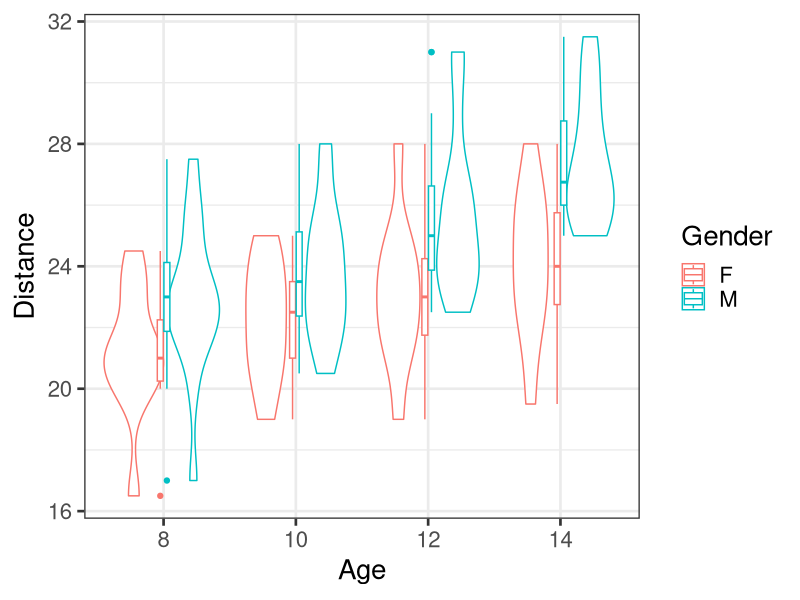
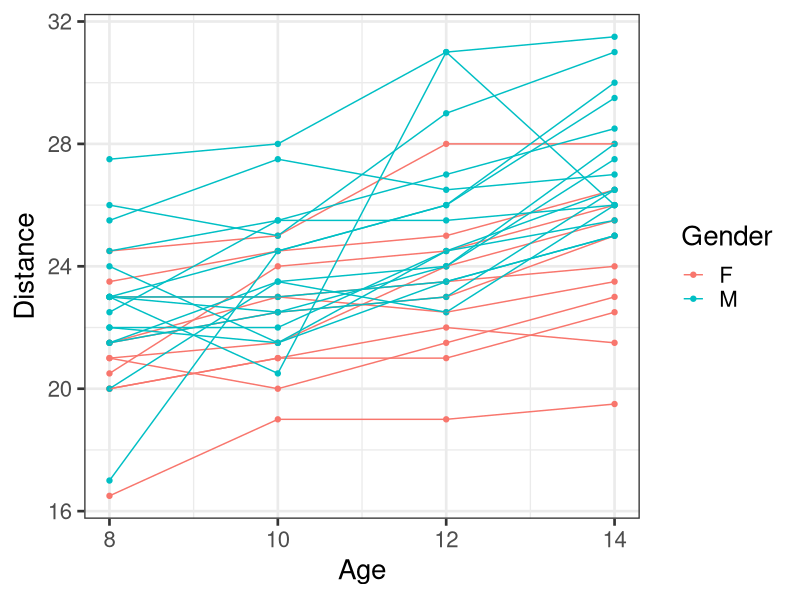
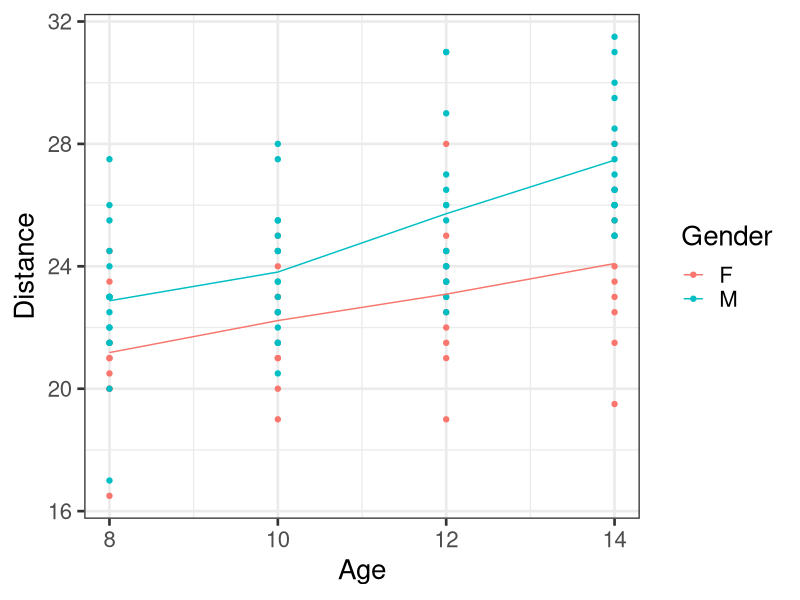

Write R code to recreate these figures, in order.
## ---- chunk 1
library(here)
library(tidyverse)
library(geepack)
library(lme4)
library(kableExtra)
knitr::opts_knit$set(root.dir = here())
knitr::opts_chunk$set(warning = FALSE, message = FALSE)
theme_set(theme_bw(base_size = 20)) # Use black/white theme and increase font size for all ggplot 
## ---- chunk 2
#| echo: True
x <- c(1,2,3)
## ---- chunk 3
#| echo: TRUE

dental <- read.table(here("datasets", "dentalstudy.txt"), header = TRUE)
head(dental)
tail(dental)
## ---- chunk 4
#| echo: TRUE
library(dplyr)
dentallong <- dental %>%
  pivot_longer(cols = starts_with("distance"),
               names_to = "age",
               # this removes "distance_age" from the values
               names_prefix = "distance_age", 
               values_to = "distance",
  ) %>%
  # convert age to numeric
  mutate(age = as.numeric(age)) %>%
  # create new variable indicating measurement occasion
  group_by(id) %>%
  mutate(time = row_number()) %>%
  ungroup()
dentallong
## ---- chunk 5
#| echo: FALSE
#| eval: TRUE
library(kableExtra)
dentallong %>% 
  group_by(gender, age) %>% 
  summarise(n = n_distinct(id),
            meandist = mean(distance), 
            sddist = sd(distance)) %>%
  kable(digits = 2,
        col.names = c("Gender", "Age", "N", "Mean", "SD"),
        caption = "Descriptive statistics of distance (mm) 
        from center of pituitary gland to pteryomaxillary 
        fissure by gender and age") 
## ---- chunk 6
#| echo: TRUE

dentallong %>%
  ggplot(aes(x = as.factor(age), y = distance, color = gender)) +
    geom_violin() +
    geom_boxplot(width = 0.1) + 
    labs(y = "Distance", x = "Age", color = "Gender")
## ---- chunk 7
#| echo: TRUE

dentallong %>%
  ggplot(aes(x = age, y = distance, color = gender)) +
  geom_point(size = 1.5) +    # draw points
  geom_line(aes(group = id)) +  # draw a line across each patient
  labs(y = "Distance", x = "Age", color = "Gender")
## ---- chunk 8
#| echo: TRUE

dentallong %>%
  ggplot(aes(x = age, y = distance, color = gender)) +
  geom_point(size = 1.5) +    
  # add mean trajectory for each treatment group
  stat_summary(aes(group = gender), fun = mean, geom="line") + 
  labs(y = "Distance", x = "Age", color = "Gender")
